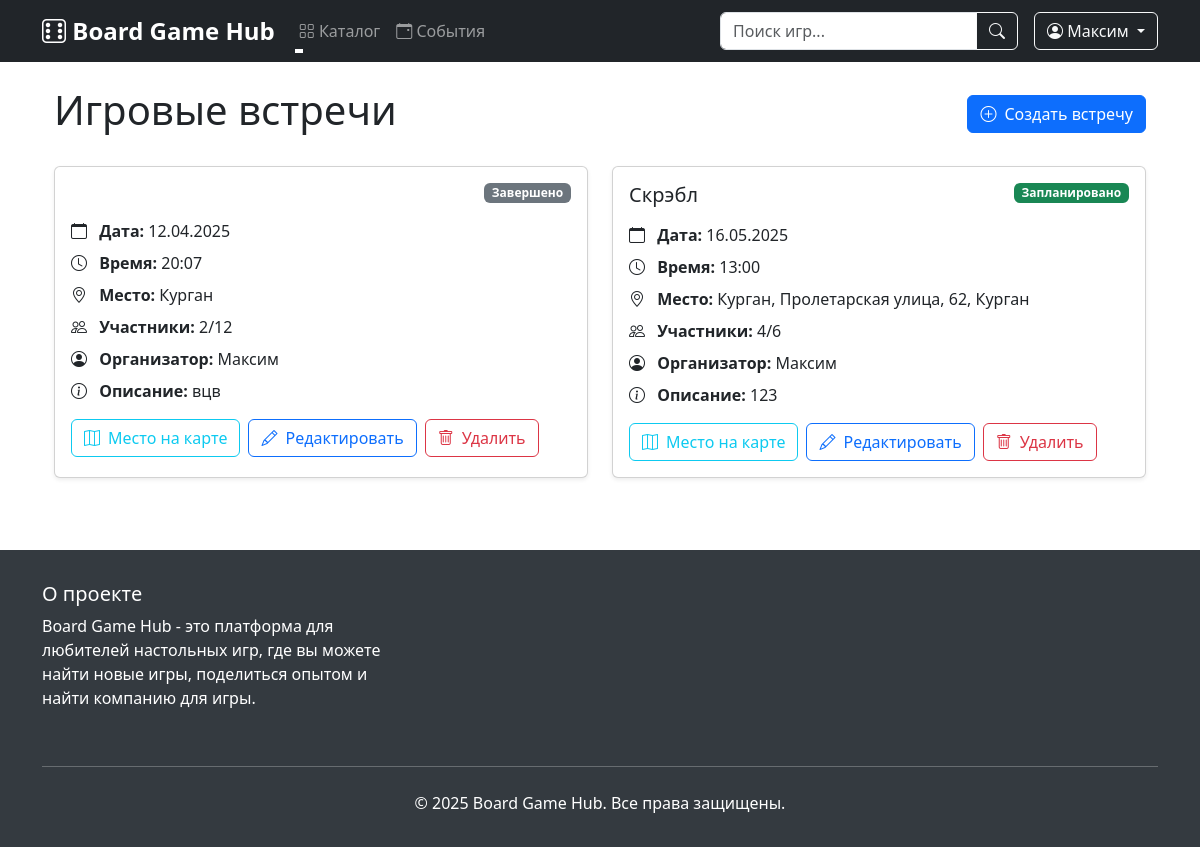
The page /game_sessions (signed in) on the database its author committed.
### data/users.py (models this page shows, shortened)
class User(SqlAlchemyBase, UserMixin):
    __tablename__ = 'users'
    id = sqlalchemy.Column(sqlalchemy.Integer, primary_key=True, autoincrement=True)
    surname = sqlalchemy.Column(sqlalchemy.String, nullable=True)
    name = sqlalchemy.Column(sqlalchemy.String, nullable=True)
    age = sqlalchemy.Column(sqlalchemy.Integer, nullable=True)
    favorite_genres = sqlalchemy.Column(sqlalchemy.String, nullable=True)
    location = sqlalchemy.Column(sqlalchemy.String, nullable=True)
    email = sqlalchemy.Column(sqlalchemy.String, unique=True, index=True, nullable=True)
    hashed_password = sqlalchemy.Column(sqlalchemy.String, nullable=True)
    added_games = orm.relationship("Game", back_populates="user")
    created_sessions = orm.relationship("GameSession", back_populates="creator")
    reviews = orm.relationship('Review', back_populates='user')

### data/game_sessions.py (models this page shows)
class GameSession(SqlAlchemyBase, SerializerMixin):
    __tablename__ = 'game_sessions'
    id = sqlalchemy.Column(sqlalchemy.Integer, primary_key=True, autoincrement=True)
    game_id = sqlalchemy.Column(sqlalchemy.Integer, sqlalchemy.ForeignKey('games.id'))
    creator_id = sqlalchemy.Column(sqlalchemy.Integer, sqlalchemy.ForeignKey('users.id'))
    date = sqlalchemy.Column(sqlalchemy.Date, nullable=False)
    time = sqlalchemy.Column(sqlalchemy.Time, nullable=False)
    location = sqlalchemy.Column(sqlalchemy.String, nullable=False)
    description = sqlalchemy.Column(sqlalchemy.String, nullable=True)
    max_players = sqlalchemy.Column(sqlalchemy.Integer, nullable=False)
    current_players = sqlalchemy.Column(sqlalchemy.Integer, default=1)
    created_at = sqlalchemy.Column(sqlalchemy.DateTime, default=datetime.utcnow)
    status = sqlalchemy.Column(sqlalchemy.String, default="Запланировано")
    game = orm.relationship('Game', back_populates='sessions')
    creator = orm.relationship('User', foreign_keys=[creator_id], back_populates='created_sessions')
    participants = orm.relationship('User', secondary=session_participants)

### data/games.py (models this page shows, shortened)
class Game(SqlAlchemyBase):
    __tablename__ = 'games'  # jobs
    id = sqlalchemy.Column(
        sqlalchemy.Integer,
        primary_key=True,
        autoincrement=True
    )
    added_by = sqlalchemy.Column(  # team_leader
        sqlalchemy.Integer,
        sqlalchemy.ForeignKey('users.id'),
        nullable=False
    )
    title = sqlalchemy.Column(sqlalchemy.String, nullable=True)  # job
    duration = sqlalchemy.Column(sqlalchemy.String, nullable=True)  # work_size
    count_of_players = sqlalchemy.Column(sqlalchemy.String, nullable=True)  # collaborators
    genre = sqlalchemy.Column(sqlalchemy.String, nullable=True)
    complexity = sqlalchemy.Column(sqlalchemy.String, nullable=True)
    description = sqlalchemy.Column(sqlalchemy.Text, nullable=True)
    image = sqlalchemy.Column(sqlalchemy.LargeBinary, nullable=True)  # BLOB для хранения изображений
    user = orm.relationship("User", back_populates="added_games")
    sessions = orm.relationship("GameSession", back_populates="game")
    reviews = orm.relationship("Review", back_populates="game")

### main.py (the view)
@app.route('/game_sessions')
def game_sessions():
    db_sess = db_session.create_session()
    try:
        update_session_statuses(db_sess)
        if current_user.is_authenticated:
            query = db_sess.query(GameSession).options(
                joinedload(GameSession.game),
                joinedload(GameSession.creator)
            ).filter(
                GameSession.location.like(f"%{current_user.location}%")
            )
            query = query.filter(
                (GameSession.status != "Завершено") |
                (GameSession.creator_id == current_user.id)
            )
            sessions = query.order_by(GameSession.date).all()
        else:
            sessions = []
        return render_template('game_sessions.html', sessions=sessions)
    finally:
        db_sess.close()

### data/db_session.py (called while the page is built)
def create_session() -> Session:
    global __factory
    return __factory()

### main.py (called while the page is built)
@login_manager.user_loader
def load_user(user_id):
    db_sess = db_session.create_session()
    user = db_sess.get(User, user_id)
    db_sess.close()
    return user

@app.context_processor
def utility_processor():
    def get_unique_genres():
        db_sess = db_session.create_session()
        try:
            genres = db_sess.query(Game.genre).distinct().all()
            return [genre[0] for genre in genres if genre[0]]
        finally:
            db_sess.close()
    return dict(get_unique_genres=get_unique_genres)

def update_session_statuses(db_sess):
    current_datetime = datetime.datetime.now()
    sessions = db_sess.query(GameSession).filter(
        GameSession.status == "Запланировано"
    ).all()
    for session in sessions:
        session_datetime = datetime.datetime.combine(session.date, session.time)
        if current_datetime > session_datetime:
            session.status = "Завершено"
    db_sess.commit()

### templates/game_sessions.html (shortened to what this page needs)
{% extends "base.html" %}
{% block content %}
<div class="container mt-4">
    <div class="d-flex justify-content-between align-items-center mb-4">
        <h1>Игровые встречи</h1>
        <a href="{{ url_for('game_session_new') }}" class="btn btn-primary">
            <i class="bi bi-plus-circle me-2"></i>Создать встречу
        </a>
    </div>
    <div class="row">
        {% for session in sessions %}
        <div class="col-md-6 mb-4">
            <div class="card shadow-sm h-100">
                <div class="card-body">
                    <div class="d-flex justify-content-between align-items-start mb-3">
                        <h5 class="card-title mb-0">{{ session.game.title }}</h5>
                        <span class="badge bg-{{ 'success' if session.status == 'Запланировано' else 'secondary' }}">
                            {{ session.status }}
                        </span>
                    </div>
                    <div class="game-session-info">
                        <p class="mb-2">
                            <i class="bi bi-calendar me-2"></i>
                            <span class="fw-bold">Дата:</span> {{ session.date.strftime('%d.%m.%Y') }}
                        </p>
                        <p class="mb-2">
                            <i class="bi bi-clock me-2"></i>
                            <span class="fw-bold">Время:</span> {{ session.time.strftime('%H:%M') }}
                        </p>
                        <p class="mb-2">
                            <i class="bi bi-geo-alt me-2"></i>
                            <span class="fw-bold">Место:</span> {{ session.location }}
                        </p>
                        <p class="mb-2">
                            <i class="bi bi-people me-2"></i>
                            <span class="fw-bold">Участники:</span> {{ session.current_players }}/{{ session.max_players
                            }}
                        </p>
                        <p class="mb-2">
                            <i class="bi bi-person-circle me-2"></i>
                            <span class="fw-bold">Организатор:</span> {{ session.creator.name }}
                        </p>
                        {% if session.description %}
                        <p class="mb-2">
                            <i class="bi bi-info-circle me-2"></i>
                            <span class="fw-bold">Описание:</span> {{ session.description }}
                        </p>
                        {% endif %}
                    </div>
                    <div class="mt-3 d-flex flex-wrap gap-2">
                        {% if current_user.is_authenticated %}
                        <a href="{{ url_for('game_session_detail', id=session.id) }}" class="btn btn-outline-info">
                            <i class="bi bi-map me-2"></i>Место на карте
                        </a>
                        {% if current_user.id == session.creator_id %}
                        <a href="{{ url_for('game_sessions_edit', id=session.id) }}" class="btn btn-outline-primary">
                            <i class="bi bi-pencil me-2"></i>Редактировать
                        </a>
                        <form action="{{ url_for('game_sessions_delete', id=session.id) }}" method="post"
                              class="d-inline">
                            <button type="submit" class="btn btn-outline-danger"
                                    onclick="return confirm('Вы уверены, что хотите удалить эту встречу?')">
                                <i class="bi bi-trash me-2"></i>Удалить
                            </button>
                        </form>
                        {% endif %}
                        {% endif %}
                    </div>
                </div>
            </div>
        </div>
        {% endfor %}
    </div>
</div>
{% endblock %}

### templates/base.html (shortened to what this page needs)
<!DOCTYPE html>
<html lang="ru">
<head>
    <link href="https://cdn.jsdelivr.net/npm/bootstrap@5.3.0/dist/css/bootstrap.min.css" rel="stylesheet">
    <link rel="stylesheet" href="https://cdn.jsdelivr.net/npm/bootstrap-icons@1.7.2/font/bootstrap-icons.css">
    <link rel="stylesheet" href="https://cdnjs.cloudflare.com/ajax/libs/font-awesome/6.5.1/css/all.min.css">
    <link rel="stylesheet" href="{{ url_for('static', filename='css/notifications.css') }}">
</head>
<body>
    <nav class="navbar navbar-expand-lg navbar-dark bg-dark sticky-top">
        <div class="container">
            <a class="navbar-brand" href="{{ url_for('index') }}">
                <i class="bi bi-dice-6"></i> Board Game Hub
            </a>
            <div class="collapse navbar-collapse" id="navbarNav">
                <ul class="navbar-nav me-auto">
                    <li class="nav-item dropdown">
                        <a class="nav-link dropdown-toggle" href="#" role="button" data-bs-toggle="dropdown">
                            <i class="bi bi-grid"></i> Каталог
                        </a>
                    </li>
                    <li class="nav-item">
                        <a class="nav-link" href="{{ url_for('game_sessions') }}">
                            <i class="bi bi-calendar-event"></i> События
                        </a>
                    </li>
                </ul>
                <form class="d-flex me-3" action="{{ url_for('index') }}" method="get">
                    <div class="input-group">
                        <input class="form-control" type="search" name="search" placeholder="Поиск игр..."
                               aria-label="Search" value="{{ request.args.get('search', '') }}">
                        <button class="btn btn-outline-light" type="submit">
                            <i class="bi bi-search"></i>
                        </button>
                    </div>
                </form>
                <div class="d-flex">
                    {% if current_user.is_authenticated %}
                        <div class="dropdown">
                            <button class="btn btn-outline-light dropdown-toggle" type="button" data-bs-toggle="dropdown">
                                <i class="bi bi-person-circle"></i> {{ current_user.name }}
                            </button>
                        </div>
                    {% endif %}
                </div>
            </div>
        </div>
    </nav>
    <div class="container mt-4">
        {% block content %}{% endblock %}
    </div>
    <footer class="footer">
        <div class="container">
            <div class="row">
                <div class="col-md-4 mb-3">
                    <h5>О проекте</h5>
                    <p>Board Game Hub - это платформа для любителей настольных игр, где вы можете найти новые игры,
                       поделиться опытом и найти компанию для игры.</p>
                </div>
            </div>
            <hr class="mt-4 mb-4">
            <div class="text-center">
                <p class="mb-0">© 2025 Board Game Hub. Все права защищены.</p>
            </div>
        </div>
    </footer>
</body>
</html>

### templates/base.html (style rules this page uses)
.navbar-brand { font-size: 1.5rem; font-weight: bold; }
.card { transition: transform 0.2s; box-shadow: 0 4px 6px rgba(0, 0, 0, 0.1); }
.footer { background-color: #343a40; color: white; padding: 2rem 0; margin-top: 3rem; }
.nav-link { position: relative; }
.nav-link:after { content: ''; position: absolute; width: 0; height: 2px; background: #fff; left: 0; bottom: -2px; transition: width 0.3s; }

### rows shown on the page
User: name "Максим"
GameSession: status "Завершено", date "12.04.2025", time "20:07", location "Курган", current_players "2", max_players "12", creator.name "Максим", description "вцв"
GameSession: game "Скрэбл", status "Запланировано", date "16.05.2025", time "13:00", location "Курган, Пролетарская улица, 62, Курган", current_players "4", max_players "6", creator.name "Максим", description "123"
